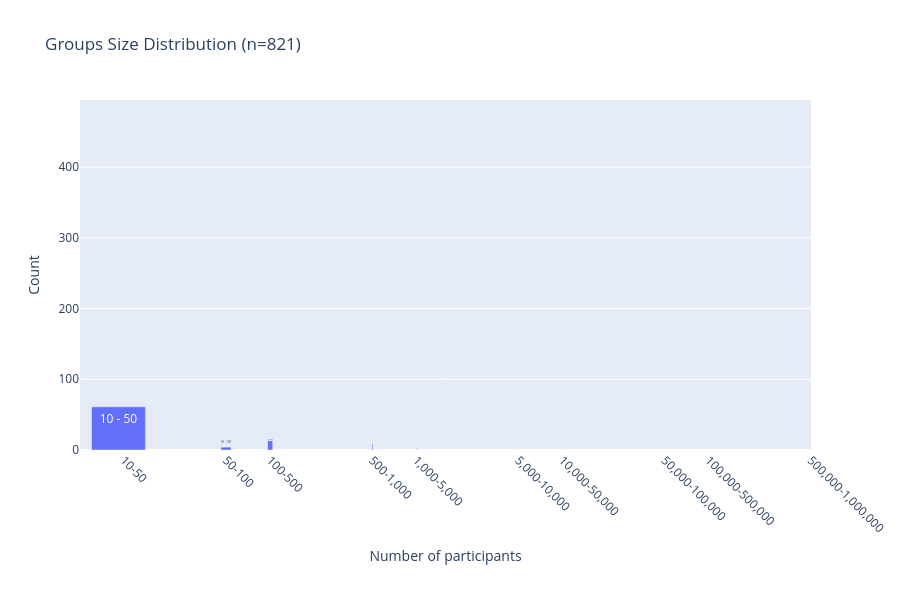
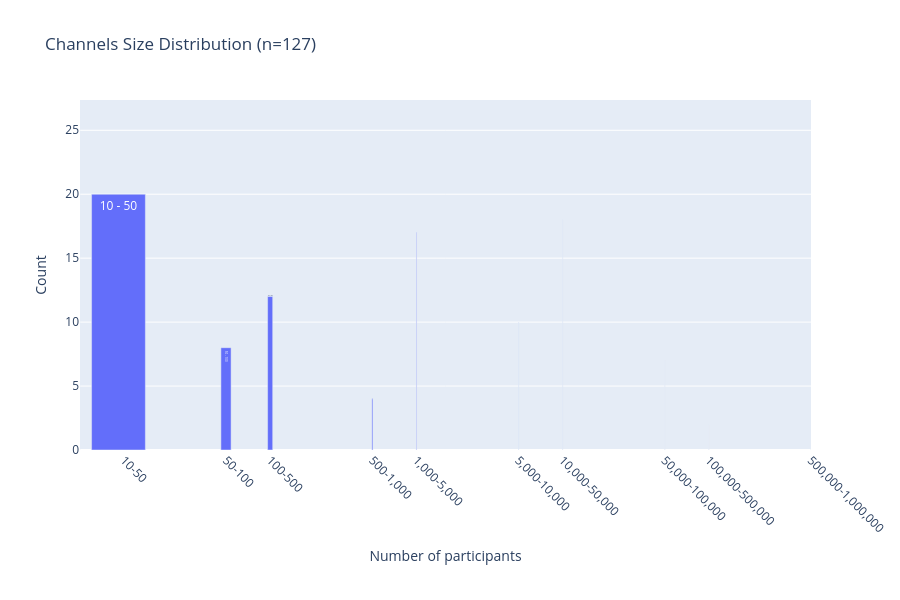

Source (notebook cell) for these figures, in order:
### Code cell
def plot_size_distribution_interactive(items, title):
    sizes = [getattr(item.entity, 'participants_count', 0) for item in items]
    
    min_size = max(1, min(sizes))
    max_size = max(sizes)
    # Custom bin edges for more intuitive intervals
    bins = [
        0, 1, 10, 50, 100, 500,  # Small groups/channels
        1000, 5000, 10000,    # Medium
        50000, 100000,        # Large
        500000, 1000000       # Huge
    ]
    
    # Calculate histogram data
    hist, bin_edges = np.histogram(sizes, bins=bins)
    
    # Create hover text with intervals
    hover_text = [
        f"{bins[i]:,} - {bins[i+1]:,}" for i in range(len(bins)-1)
    ]
    
    # Create figure
    fig = go.Figure()
    
    # Add histogram trace
    fig.add_trace(go.Bar(
        x=bins[:-1],
        y=hist,
        # width=np.diff(bins) * 0.8,
        name='Count',
        hovertemplate="Size: %{text}<br>Number of chats: %{y}<extra></extra>",
        text=hover_text
    ))
    
    # Update layout with interval labels
    interval_labels = [
        f"{bins[i]:,}-{bins[i+1]:,}" for i in range(len(bins)-1)
    ]
    
    fig.update_layout(
        title=f'{title} Size Distribution (n={len(items)})',
        xaxis_title='Number of participants',
        yaxis_title='Count',
        xaxis_type='log',
        xaxis=dict(
            ticktext=interval_labels,
            tickvals=bins[:-1],
            tickangle=45  # Angle the labels for better readability
        ),
        showlegend=False,
        # width=900,  # Increased width for better label visibility
        height=600,
        margin=dict(b=150)  # Increased bottom margin for labels
    )
    
    # Show plot
    fig.show()
    
    # Print statistics
    print(f"\n{title} size statistics:")
    print(f"Median size: {np.median(sizes):,.0f}")
    print(f"Mean size: {np.mean(sizes):,.0f}")
    print(f"Max size: {max_size:,}")

# Plot distributions
plot_size_distribution_interactive(groups, 'Groups')
plot_size_distribution_interactive(channels, 'Channels')

### Figure 1 — Plotly figure (JSON) as saved in the notebook; plotly's stock layout.template omitted (floating-point values rounded to 4 significant figures)
{"data": [{"hovertemplate": "Size: %{text}<br>Number of chats: %{y}<extra></extra>", "name": "Count", "text": ["0 - 1", "1 - 10", "10 - 50", "50 - 100", "100 - 500", "500 - 1,000", "1,000 - 5,000", "5,000 - 10,000", "10,000 - 50,000", "50,000 - 100,000", "100,000 - 500,000", "500,000 - 1,000,000"], "type": "bar", "x": [0, 1, 10, 50, 100, 500, 1000, 5000, 10000, 50000, 100000, 500000], "y": [259, 470, 61, 4, 13, 9, 3, 1, 1, 0, 0, 0]}], "layout": {"height": 600, "margin": {"b": 150}, "showlegend": false, "title": {"text": "Groups Size Distribution (n=821)"}, "xaxis": {"tickangle": 45, "ticktext": ["0-1", "1-10", "10-50", "50-100", "100-500", "500-1,000", "1,000-5,000", "5,000-10,000", "10,000-50,000", "50,000-100,000", "100,000-500,000", "500,000-1,000,000"], "tickvals": [0, 1, 10, 50, 100, 500, 1000, 5000, 10000, 50000, 100000, 500000], "title": {"text": "Number of participants"}, "type": "log"}, "yaxis": {"title": {"text": "Count"}}}}

### Figure 2 — Plotly figure (JSON) as saved in the notebook; plotly's stock layout.template omitted (floating-point values rounded to 4 significant figures)
{"data": [{"hovertemplate": "Size: %{text}<br>Number of chats: %{y}<extra></extra>", "name": "Count", "text": ["0 - 1", "1 - 10", "10 - 50", "50 - 100", "100 - 500", "500 - 1,000", "1,000 - 5,000", "5,000 - 10,000", "10,000 - 50,000", "50,000 - 100,000", "100,000 - 500,000", "500,000 - 1,000,000"], "type": "bar", "x": [0, 1, 10, 50, 100, 500, 1000, 5000, 10000, 50000, 100000, 500000], "y": [0, 26, 20, 8, 12, 4, 17, 10, 18, 7, 2, 1]}], "layout": {"height": 600, "margin": {"b": 150}, "showlegend": false, "title": {"text": "Channels Size Distribution (n=127)"}, "xaxis": {"tickangle": 45, "ticktext": ["0-1", "1-10", "10-50", "50-100", "100-500", "500-1,000", "1,000-5,000", "5,000-10,000", "10,000-50,000", "50,000-100,000", "100,000-500,000", "500,000-1,000,000"], "tickvals": [0, 1, 10, 50, 100, 500, 1000, 5000, 10000, 50000, 100000, 500000], "title": {"text": "Number of participants"}, "type": "log"}, "yaxis": {"title": {"text": "Count"}}}}
